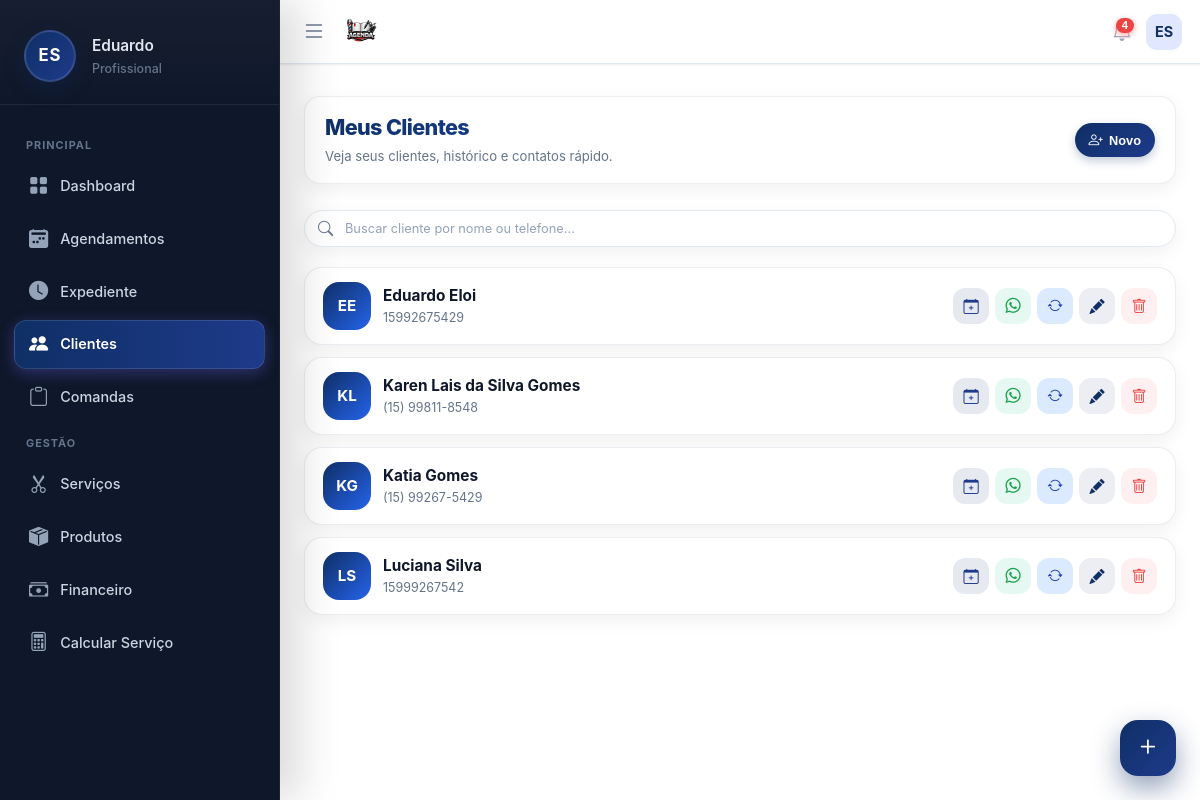
The page /pages/clientes/clientes.php (signed in) on the database its author committed.
### tables this page shows
CREATE TABLE usuarios (
        id INTEGER PRIMARY KEY AUTOINCREMENT,
        nome TEXT, email TEXT, telefone TEXT, foto TEXT, biografia TEXT,
        cep TEXT, endereco TEXT, numero TEXT, bairro TEXT, cidade TEXT, estado TEXT,
        criado_em DATETIME DEFAULT CURRENT_TIMESTAMP
    , senha TEXT, estabelecimento TEXT, cor_tema TEXT DEFAULT '#4f46e5', ultimo_login DATETIME, ativo INTEGER DEFAULT 1, data_expiracao DATE, is_vitalicio INTEGER DEFAULT 0, quem_indicou TEXT, valor_mensalidade REAL DEFAULT 19.90, indicado_por TEXT, valor_mensal REAL DEFAULT 19.90, token_recuperacao TEXT, token_validade DATETIME, tipo_estabelecimento TEXT DEFAULT 'Salão de Beleza', instagram TEXT, cpf TEXT, lembrete_email_ativo INTEGER DEFAULT 0, lembrete_email_tempo INTEGER DEFAULT 4, lembrete_email_unidade TEXT DEFAULT 'horas', lembrete_email_cliente INTEGER DEFAULT 1, lembrete_email_confirmar INTEGER DEFAULT 0, lembrete_email_outro TEXT, lembrete_email_copia INTEGER DEFAULT 0, agendamento_min_antecedencia INTEGER DEFAULT 4, agendamento_min_unidade TEXT DEFAULT 'horas', receber_email_diario INTEGER DEFAULT 0, is_teste INTEGER DEFAULT 0, vendedor_id INTEGER);

CREATE TABLE clientes (
        id INTEGER PRIMARY KEY AUTOINCREMENT,
        user_id INTEGER NOT NULL,
        nome TEXT NOT NULL,
        telefone TEXT,
        email TEXT,
        data_nascimento DATE,
        observacoes TEXT, 
        criado_em DATETIME DEFAULT CURRENT_TIMESTAMP
    , cpf TEXT);

### pages/clientes/clientes.php (the view, shortened to what this page needs)
<?php
$userId = $_SESSION['user_id'];
$stmt = $pdo->prepare("SELECT * FROM clientes WHERE user_id = ? ORDER BY nome ASC");
$stmt->execute([$userId]);
$clientes = $stmt->fetchAll();
$sqlApps = "
    SELECT
        a.id, a.cliente_id, a.servico, a.data_agendamento, a.horario, a.valor, a.status,
        s.preco as preco_tabela
    FROM agendamentos a
    LEFT JOIN servicos s
           ON a.servico = s.nome
          AND a.user_id = s.user_id
    WHERE a.user_id = ?
    ORDER BY a.data_agendamento DESC, a.horario DESC
";
$stmtApps = $pdo->prepare($sqlApps);
$stmtApps->execute([$userId]);
$todosAgendamentos = $stmtApps->fetchAll();
$historicoPorCliente = [];
foreach ($todosAgendamentos as $ag) {
    if (!empty($ag['cliente_id'])) {
        $historicoPorCliente[$ag['cliente_id']][] = $ag;
    }
}
function getInitials($name) {
    $words = explode(" ", $name);
    $acronym = "";
    foreach ($words as $w) {
        $acronym .= mb_substr($w, 0, 1);
    }
    return mb_substr(strtoupper($acronym), 0, 2);
}
include '../../includes/header.php';
include '../../includes/menu.php';
?>
<main class="main-content">
    <div class="page-header">
        <div class="page-title-wrap">
            <h1 class="page-title">Meus Clientes</h1>
            <p class="page-subtitle">Veja seus clientes, histórico e contatos rápido.</p>
        </div>
        <div class="page-actions">
            <button class="btn-chip" onclick="abrirModalCreate()">
                <i class="bi bi-person-plus"></i>
                Novo
            </button>
        </div>
    </div>
    <div class="search-wrapper">
        <div class="search-box">
            <i class="bi bi-search search-icon"></i>
            <input type="text" id="searchInput" class="search-input" placeholder="Buscar cliente por nome ou telefone..." onkeyup="filtrarClientes()">
        </div>
    </div>
    <div class="client-list" id="clientList">
        <?php if(count($clientes) > 0): ?>
            <?php foreach ($clientes as $c):
                $meuHistorico  = $historicoPorCliente[$c['id']] ?? [];
                $jsonHistorico = htmlspecialchars(json_encode($meuHistorico), ENT_QUOTES, 'UTF-8');
                $jsonCliente   = htmlspecialchars(json_encode($c), ENT_QUOTES, 'UTF-8');
            ?>
                <div class="client-card"
                     data-nome="<?php echo strtolower($c['nome']); ?>"
                     data-tel="<?php echo str_replace(['(',')','-',' '], '', $c['telefone'] ?? ''); ?>"
                     onclick="abrirModalView(<?php echo $jsonCliente; ?>, <?php echo $jsonHistorico; ?>)">
                    <div class="avatar">
                        <?php echo getInitials($c['nome']); ?>
                    </div>
                    <div class="info">
                        <div class="name"><?php echo htmlspecialchars($c['nome']); ?></div>
                        <div class="meta">
                            <?php if(!empty($c['telefone'])): ?>
                                <span><?php echo htmlspecialchars($c['telefone']); ?></span>
                            <?php else: ?>
                                <span style="opacity:0.5;">Sem telefone</span>
                            <?php endif; ?>
                        </div>
                    </div>
                    <div class="actions">
                           <button class="btn-icon btn-agendar" title="Agendar serviço" onclick="event.stopPropagation(); abrirModalAgendar(<?php echo $jsonCliente; ?>)">
                               <i class="bi bi-calendar-plus"></i>
                           </button>
                        <?php if(!empty($c['telefone'])):
                            $num = preg_replace('/[^0-9]/', '', $c['telefone']);
                        ?>
                            <a href="https://wa.me/55<?php echo $num; ?>" target="_blank" class="btn-icon btn-whats" onclick="event.stopPropagation()">
                                <i class="bi bi-whatsapp"></i>
                            </a>
                        <?php endif; ?>
                        <?php
                        $recorrenciasUrl = $isProd ? '/recorrencias' : 'recorrencias.php';
                        ?>
                        <a href="<?php echo $recorrenciasUrl; ?>?cliente_id=<?php echo $c['id']; ?>" class="btn-icon" style="background:#dbeafe; color:#1e40af;" onclick="event.stopPropagation()" title="Agendamentos Recorrentes">
                            <i class="bi bi-arrow-repeat"></i>
                        </a>
                        <button class="btn-icon btn-edit" onclick="event.stopPropagation(); abrirModalEdit(<?php echo $jsonCliente; ?>)">
                            <i class="bi bi-pencil-fill"></i>
                        </button>
                        <button class="btn-icon btn-del" onclick="event.stopPropagation(); abrirModalDelete(<?php echo $c['id']; ?>, '<?php echo $c['nome']; ?>')">
                            <i class="bi bi-trash"></i>
                        </button>
                    </div>
                </div>
            <?php endforeach; ?>
        <?php endif; ?>
    </div>
</main>
<button class="fab-add" onclick="abrirModalCreate()">
    <i class="bi bi-plus"></i>
</button>

### includes/menu.php (shortened to what this page needs)
<?php
$isProd = isset($_SERVER['HTTP_HOST']) && $_SERVER['HTTP_HOST'] === 'salao.develoi.com';
$notificacoesNaoLidas = 0;
if (isset($pdo) && isset($_SESSION['user_id'])) {
    $stmtNotif = $pdo->prepare("SELECT id, type, message, link, created_at FROM notifications WHERE user_id = ? AND is_read = 0 ORDER BY created_at DESC LIMIT 10");
    $stmtNotif->execute([$_SESSION['user_id']]);
    $notificacoesLista = $stmtNotif->fetchAll(PDO::FETCH_ASSOC);
    $notificacoesNaoLidas = count($notificacoesLista);
}
$userRole  = 'Profissional';
$iniciais  = 'V';
$firstName = 'Visitante';
if (isset($pdo) && isset($_SESSION['user_id'])) {
    $stmtUser = $pdo->prepare("SELECT nome, email, estabelecimento FROM usuarios WHERE id = ? LIMIT 1");
    $stmtUser->execute([$_SESSION['user_id']]);
    $dadoUsuario = $stmtUser->fetch(PDO::FETCH_ASSOC);
    if ($dadoUsuario && !empty($dadoUsuario['nome'])) {
        $userName = $dadoUsuario['nome'];
        $partesNome = explode(' ', trim($userName));
        $firstName  = $partesNome[0];
        $primeiraLetra = mb_substr($partesNome[0], 0, 1);
        $ultimaLetra   = '';
        if (count($partesNome) > 1) {
            $ultimoNome  = end($partesNome);
            $ultimaLetra = mb_substr($ultimoNome, 0, 1);
        }
        $iniciais = strtoupper($primeiraLetra . $ultimaLetra);
    }
}
function isActive($pageName)
{
    return basename($_SERVER['PHP_SELF']) === $pageName ? 'active' : '';
}
?>
<link rel="stylesheet" href="https://cdn.jsdelivr.net/npm/bootstrap-icons@1.11.3/font/bootstrap-icons.min.css">
<nav class="app-navbar">
    <div style="display:flex; align-items:center; gap:12px;">
        <button class="menu-btn" id="openMenuBtn" type="button">
            <i class="bi bi-list"></i>
        </button>
        <?php
        if ($isProd) {
            $logoUrl = 'https://salao.develoi.com/img/logo-azul.png';
            $dashboardUrl = '/dashboard';
        } else {
            $host = $_SERVER['HTTP_HOST'];
            $logoUrl = "http://{$host}/karen_site/controle-salao/img/logo-azul.png";
            $dashboardUrl = '/karen_site/controle-salao/pages/dashboard.php';
        }
        ?>
        <a href="<?php echo $dashboardUrl; ?>" class="brand-logo">
            <img src="<?php echo $logoUrl; ?>"
                 alt="Logo Salão Develoi"
                 style="height:38px; width:auto; display:inline-block; vertical-align:middle;">
        </a>
    </div>
    <div style="display:flex; align-items:center; gap:10px;">
        <div style="position:relative;">
            <button class="icon-btn" id="notificBtn" type="button" aria-label="Notificações" style="position:relative;">
                <?php if ($notificacoesNaoLidas > 0): ?>
                    <span id="notif-badge" style="position:absolute;top:2px;right:2px;background:#ef4444;color:#fff;font-size:0.7rem;padding:2px 6px;border-radius:999px;font-weight:700;min-width:18px;text-align:center;line-height:1;box-shadow:0 2px 6px #fca5a5;z-index:2;">
                        <?php echo $notificacoesNaoLidas; ?>
                    </span>
                <?php endif; ?>
            </button>
        </div>
        <div style="position:relative;">
            <div class="navbar-avatar" id="userAvatarBtn">
                <?php echo $iniciais; ?>
            </div>
        </div>
    </div>
</nav>
<aside class="app-sidebar" id="sidebar">
    <div class="sidebar-header">
        <div class="avatar-circle">
            <?php echo $iniciais; ?>
        </div>
        <div class="user-info">
            <h4><?php echo htmlspecialchars($firstName); ?></h4>
            <span><?php echo htmlspecialchars($userRole); ?></span>
        </div>
    </div>
    <ul class="sidebar-menu">
        <div class="menu-label">Principal</div>
        <li>
            <a href="<?php echo $isProd ? '/dashboard' : '/karen_site/controle-salao/pages/dashboard.php'; ?>"
               class="sidebar-link <?php echo isActive('dashboard.php'); ?>">
                <i class="bi bi-grid-fill"></i> <span class="menu-text">Dashboard
            </span></a>
        </li>
        <li>
            <a href="<?php echo $isProd ? '/agenda' : '/karen_site/controle-salao/pages/agenda/agenda.php'; ?>"
               class="sidebar-link <?php echo isActive('agenda.php'); ?>">
                <i class="bi bi-calendar2-week-fill"></i> <span class="menu-text">Agendamentos
            </span></a>
        </li>
        <li>
            <a href="<?php echo $isProd ? '/horarios' : '/karen_site/controle-salao/pages/horarios/horarios.php'; ?>"
               class="sidebar-link <?php echo isActive('horarios.php'); ?>">
                <i class="bi bi-clock-fill"></i> <span class="menu-text">Expediente
            </span></a>
        </li>
        <li>
            <a href="<?php echo $isProd ? '/clientes' : '/karen_site/controle-salao/pages/clientes/clientes.php'; ?>"
               class="sidebar-link <?php echo isActive('clientes.php'); ?>">
                <i class="bi bi-people-fill"></i> <span class="menu-text">Clientes
            </span></a>
        </li>
        <li>
            <a href="<?php echo $isProd ? '/comandas' : '/karen_site/controle-salao/pages/comandas/comandas.php'; ?>"
               class="sidebar-link <?php echo isActive('comandas.php'); ?>">
                <i class="bi bi-clipboard"></i> <span class="menu-text">Comandas
            </span></a>
        </li>
        <div class="menu-label">Gestão</div>
        <li>
            <a href="<?php echo $isProd ? '/servicos' : '/karen_site/controle-salao/pages/servicos/servicos.php'; ?>"
               class="sidebar-link <?php echo isActive('servicos.php'); ?>">
                <i class="bi bi-scissors"></i> <span class="menu-text">Serviços
            </span></a>
        </li>
        <li>
            <a href="<?php echo $isProd ? '/produtos-estoque' : '/karen_site/controle-salao/pages/produtos-estoque/produtos-estoque.php'; ?>"
               class="sidebar-link <?php echo isActive('produtos-estoque.php'); ?>">
                <i class="bi bi-box-seam-fill"></i> <span class="menu-text">Produtos
            </span></a>
        </li>
        <li>
            <a href="<?php echo $isProd ? '/financeiro' : '/karen_site/controle-salao/pages/financeiro/financeiro.php'; ?>"
               class="sidebar-link <?php echo isActive('financeiro.php'); ?>">
                <i class="bi bi-cash-stack"></i> <span class="menu-text">Financeiro
            </span></a>
        </li>
        <li>
            <a href="<?php echo $isProd ? '/calcular-servico' : '/karen_site/controle-salao/pages/calcular-servico/calcular-servico.php'; ?>"
               class="sidebar-link <?php echo isActive('calcular-servico.php'); ?>">
                <i class="bi bi-calculator"></i> <span class="menu-text">Calcular Serviço
            </span></a>
        </li>
    </ul>
</aside>

### rows shown on the page
usuarios: nome "ES", nome "Eduardo"
clientes: nome "EE", nome "Eduardo Eloi", telefone "15992675429"
clientes: nome "KL", nome "Karen Lais da Silva Gomes", telefone "(15) 99811-8548"
clientes: nome "KG", nome "Katia Gomes", telefone "(15) 99267-5429"
clientes: nome "LS", nome "Luciana Silva", telefone "15999267542"

### other values the page prints
$notificacoesNaoLidas "4"
$userRole "Profissional"
